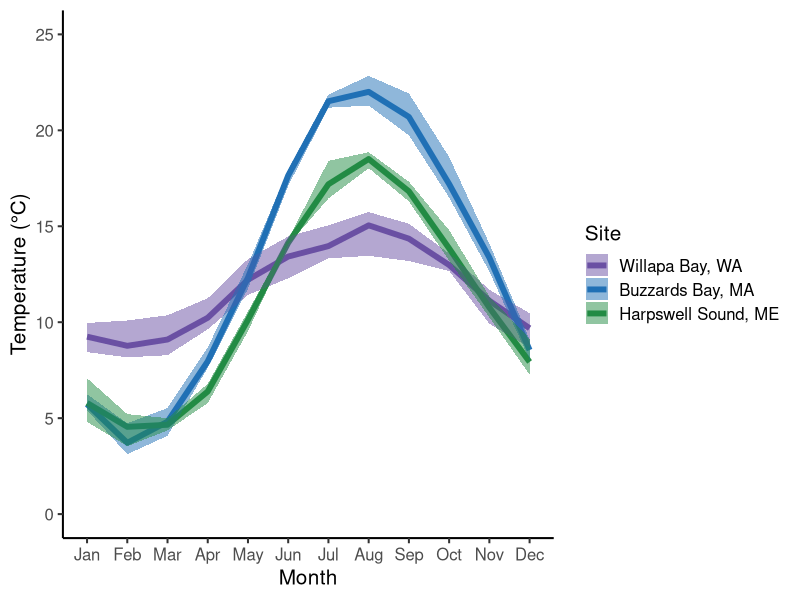
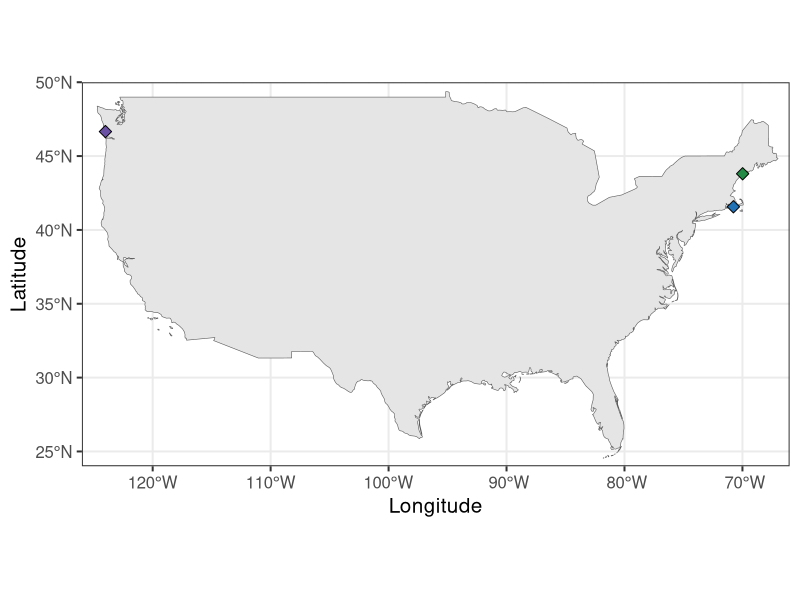
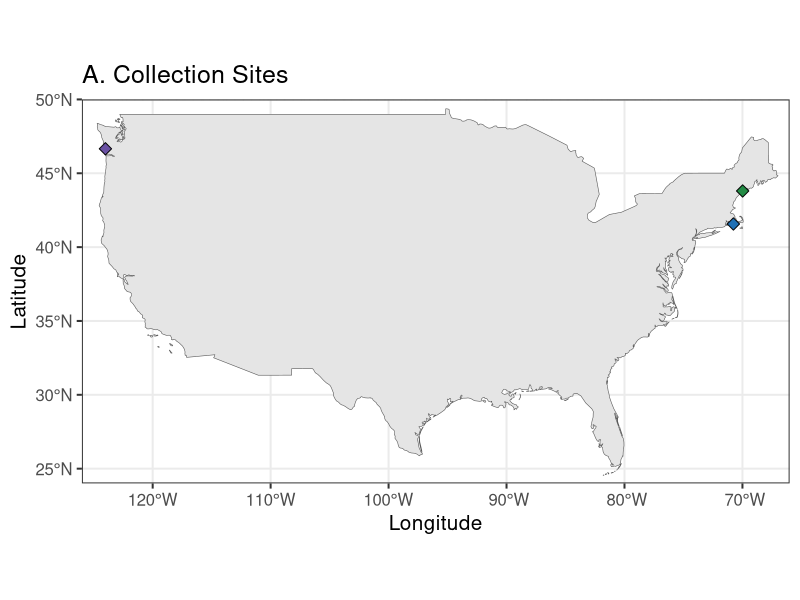
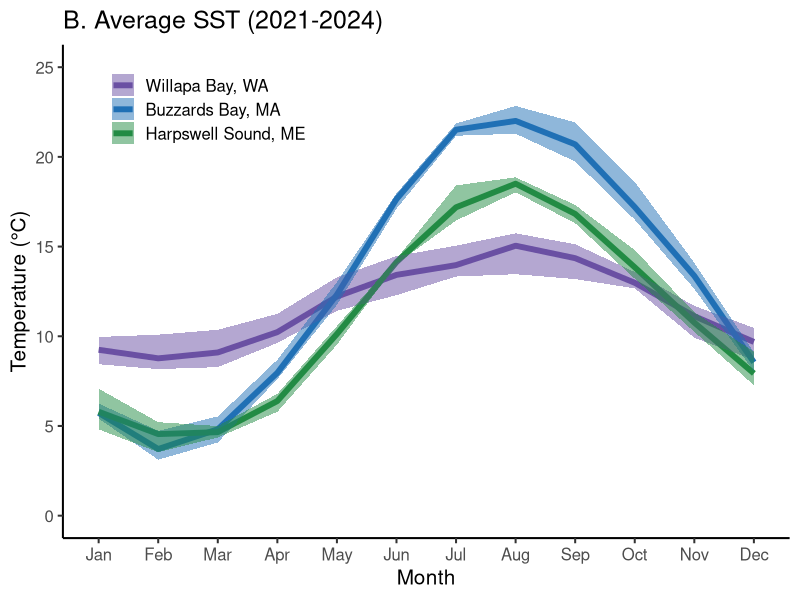
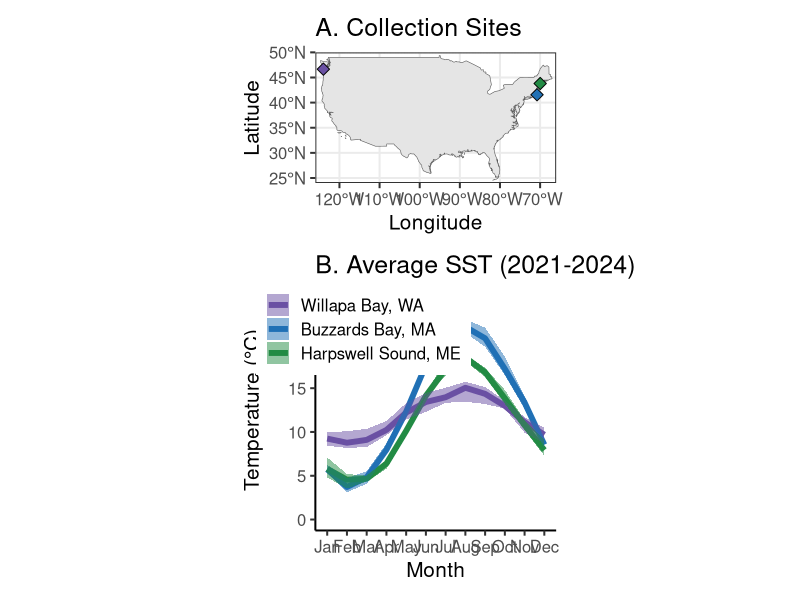
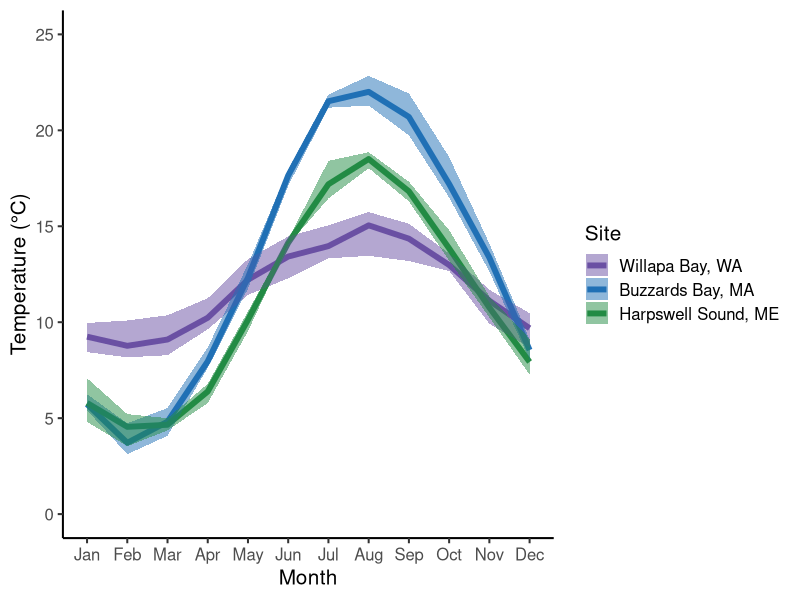
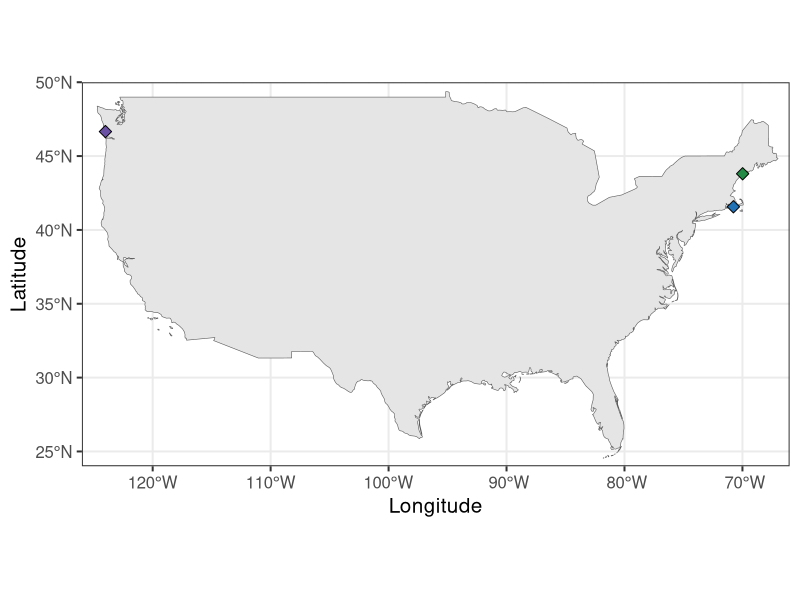
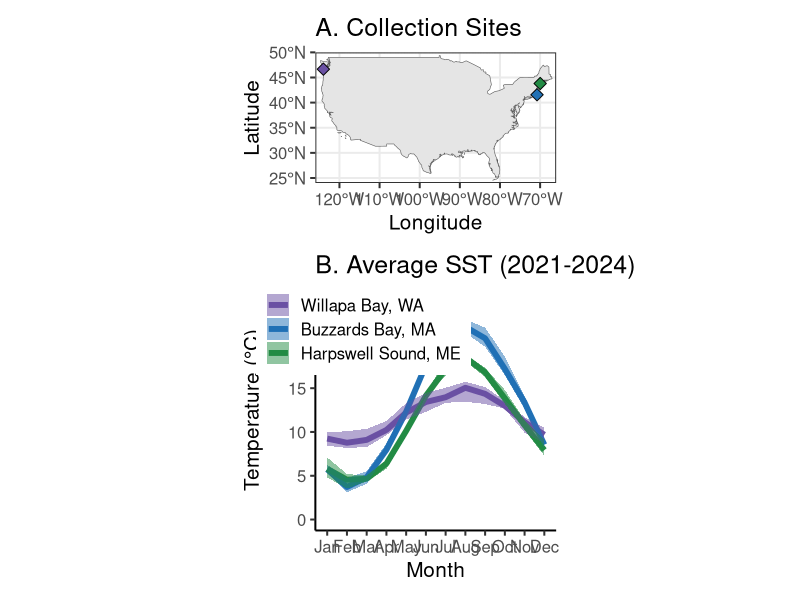

Here is the R script that generated these plots, in order:
## ---- chunk 1
knitr::opts_chunk$set(echo = TRUE)
knitr::opts_knit$set(root.dir = normalizePath("../../output/temperature-conditions/")) #Set root directory
## ---- chunk 2
getwd()
## ---- chunk 3
#install.packages("tidyverse")
#install.packages("data.table)
#install.packages("RColorBrewer")
#install.packages("sf")
# install.packages("rnaturalearth")
# install.packages("rnaturalearthdata")
#install.packages("patchwork")
require(tidyverse)
require(data.table)
require(RColorBrewer)
require(sf)
require(rnaturalearth)
require(rnaturalearthdata)
require(patchwork)
## ---- chunk 4
sessionInfo()
## ---- chunk 5
data = fread("../../data/Cm-SG-ICB_2021-2024.csv") #Import SST data
head(data) #Confirm import
## ---- chunk 6
dat = data[,.(mean=mean(Mean), min = min(Mean), max = max(Mean)), by = .(Site, Month)] #Calculate mean, min, and max by site and month over the multiple years of data used
head(dat) #Confirm formatting
## ---- chunk 7
#Reformat variables as needed for plotting
dat$Month = as.character(dat$Month)
dat$Month = ordered(dat$Month, levels = c("1","2","3","4","5","6","7","8","9","10","11","12"), labels = c("Jan","Feb","Mar","Apr","May","Jun","Jul","Aug","Sep","Oct","Nov","Dec"))
dat$Site = ordered(dat$Site, levels = c("WA", "MA", "ME"), labels = c("Willapa Bay, WA", "Buzzards Bay, MA", "Harpswell Sound, ME"))
head(dat) #Confirm changes
## ---- chunk 8
site_cols <- c(brewer.pal(9, "Purples")[7],
               brewer.pal(9, "Blues")[7],
               brewer.pal(9, "Greens")[7]) #Create color scheme: WA, MA, ME
## ---- chunk 9
ggplot(dat, aes(x = Month, y = mean, group = Site)) +
  geom_path(aes(color = Site), linewidth = 2) +
  geom_ribbon(aes(x = Month, ymin = min, ymax = max, fill = Site), alpha = 0.5) +
  ylab("Temperature (°C)") +
  ylim(c(0, 25)) +
  scale_color_manual(values = site_cols) +
  scale_fill_manual(values = site_cols) +
  theme_classic(base_size = 15) #Plot SST temperature
ggsave("SST-figure.pdf", height = 8.5, width = 11)
## ---- chunk 10
collectionSites <- data.frame(lat = c(46.657330704, 41.5666644, 43.80175),
                              long = c(-124.006333308, -70.7666636, -69.98421)) #Create dataframe with lat and long information for each site
## ---- chunk 11
us_map <- ne_countries(country = "United States of America", scale = "medium", returnclass = "sf") #Create map data for the US only
## ---- chunk 12
ggplot(data = us_map) +
    geom_sf() +
    geom_point(data = collectionSites, 
               aes(x = long, y = lat), 
               size = 3, shape = 23, fill = site_cols) +
  coord_sf(xlim = c(-126, -66),
           ylim = c(24, 50), expand = FALSE) +
  scale_x_continuous(name = "Longitude") +
  scale_y_continuous(name = "Latitude") +
  theme_bw(base_size = 15) #Create a map of the US with collection sites indicated.
ggsave("map-figure.pdf", height = 8.5, width = 11)
## ---- chunk 13
mapPlot <- ggplot(data = us_map) +
    geom_sf() +
    geom_point(data = collectionSites, 
               aes(x = long, y = lat), 
               size = 3, shape = 23, fill = site_cols) +
  coord_sf(xlim = c(-126, -66),
           ylim = c(24, 50), expand = FALSE) +
  scale_x_continuous(name = "Longitude") +
  scale_y_continuous(name = "Latitude") +
  ggtitle("A. Collection Sites") +
  theme_bw(base_size = 15) #Create a map of the US with collection sites indicated.
mapPlot
## ---- chunk 14
sstPlot <- ggplot(dat, aes(x = Month, y = mean, group = Site)) +
  geom_path(aes(color = Site), linewidth = 2) +
  geom_ribbon(aes(x = Month, ymin = min, ymax = max, fill = Site), alpha = 0.5) +
  ylab("Temperature (°C)") +
  ylim(c(0, 25)) +
  scale_color_manual(values = site_cols,
                     name = "") +
  scale_fill_manual(values = site_cols,
                    name = "") +
  ggtitle("B. Average SST (2021-2024)") +
  theme_classic(base_size = 15) + theme(legend.position = c(0.2, 0.9),
                                        legend.background = element_rect(color = NA)) #Plot SST temperature
sstPlot
## ---- chunk 15
mapPlot + sstPlot +
  plot_layout(ncol = 1)
ggsave("multipanel-SST-map-plot.pdf", width = 8.5, height = 11)
